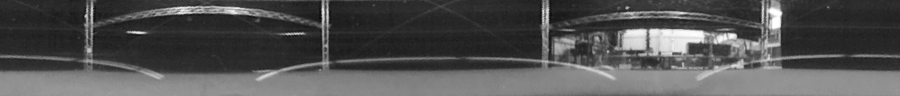
#> input picture data/20240319_01/0_rected.jpg, 1800 x 192 px (shown at 1/2 size); its folder holds only this picture in this run
$ python -i reclinear_rgb.py   (imports and definitions only)
#> lines starting #> are read from the running program, lines starting #| are printed output that depends on the picture
#> further down, picture is the input picture: shape (192, 1800, 3); min 0, max 255, mean 82.3
import cv2
import numpy as np
import pickle
import os

file_location = "/home/aoqiao/developer_dq/thesis_data/data_cyberzoo/20240403/20240403_095708"
dir_name = file_location.split("/")[-1]
output_location = f"./data/{dir_name}_rgb"

csv_location = file_location + "_rectilinear/data.csv"

def read_image(file_name):
    image_org = cv2.imread(file_name, cv2.IMREAD_COLOR)
    # image_gray = cv2.cvtColor(image_org, cv2.COLOR_BGR2GRAY)

    return image_org

def apply_mask(image_org, mask):
    image_masked = cv2.bitwise_and(image_org, image_org, mask=mask)
    return image_masked

def convert_image(image_masked, x, y, r):
    image_polar = cv2.linearPolar(image_masked, (x, y), r, cv2.WARP_FILL_OUTLIERS)

    return image_polar

def after_process(image_polar):
    image_rectilinear = cv2.rotate(image_polar, cv2.ROTATE_90_COUNTERCLOCKWISE)
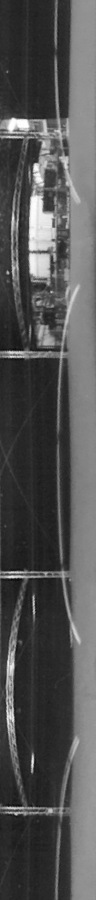
#> image_rectilinear: shape (1800, 192, 3) (shown at 1/2 size); min 0, max 255, mean 82.3
    image_flipped = np.flipud(image_rectilinear)
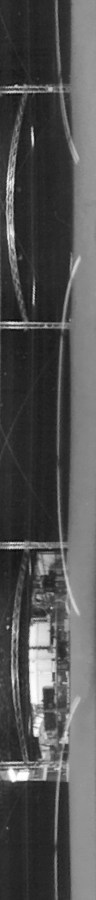
#> image_flipped: shape (1800, 192, 3) (shown at 1/2 size); min 0, max 255, mean 82.3
    # image_reshaped = cv2.resize(image_flipped[840:1450,:], (1800, 192))
    image_reshaped = cv2.resize(image_flipped[840:,:], (1800, 192))
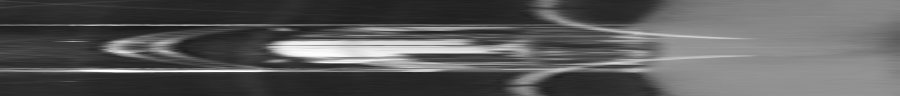
#> image_reshaped: shape (192, 1800, 3) (shown at 1/2 size); min 7, max 255, mean 90.3
    image_final = np.fliplr(image_reshaped)
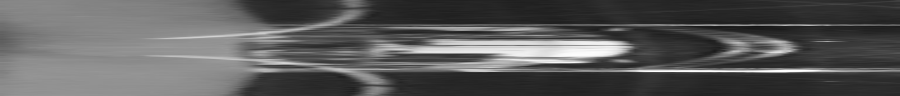
#> image_final: shape (192, 1800, 3) (shown at 1/2 size); min 7, max 255, mean 90.3

    image_final = cv2.resize(image_final[7:175, :], (1800,192))
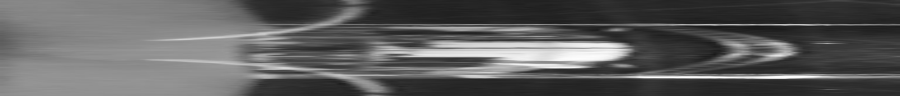
#> image_final: shape (192, 1800, 3) (shown at 1/2 size); min 16, max 255, mean 93.4

    return image_final

def get_gaze_angle(timestamp):
    # get gaze angle from the timestamp
    # return the gaze angle
    pass

def rotate_image(image_final):
    image_rotate = np.concatenate((image_final[:,450:], image_final[:,:450]), axis=1)
    return image_rotate


# read from pickle file
def get_mask():
    with open("./utils/mask.pkl", "rb") as f:
        mask_file = pickle.load(f)

    mask = mask_file['mask']
    x,y,r = mask_file['x'], mask_file['y'], mask_file['r']
    return mask, x, y, r


def rectilinear(file_name, output_location, file_id):
	mask, x, y, r = get_mask()

	print(file_name)
	image_gray = read_image(file_name)
	image_masked = apply_mask(image_gray, mask)
	image_polar = convert_image(image_masked, x, y, r)
	image_final = after_process(image_polar)
	image_rotate = rotate_image(image_final)
	file_idx = file_name.split('/')[-1].split('.')[0].split('_')[0]
	cv2.imwrite(output_location + f"{file_idx}" + f'_rgb_{file_id}' + ".jpg", image_rotate)

# [11 lines not run here, left out]


>>> import cv2
>>> picture = cv2.imread('../data/20240319_01/0_rected.jpg')
>>> result = after_process(picture)

$ run again, on data/20240319_01/10_rected.jpg
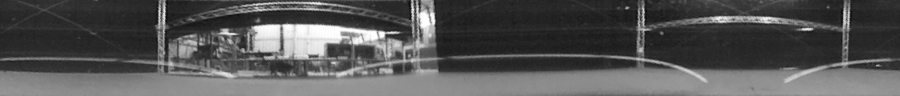
#> input picture data/20240319_01/10_rected.jpg, 1800 x 192 px (shown at 1/2 size)
#> picture is the input picture: shape (192, 1800, 3); min 0, max 255, mean 85.8
#> in after_process, `image_reshaped = cv2.resize(image_flipped[840:,:], (1800, 192))`:
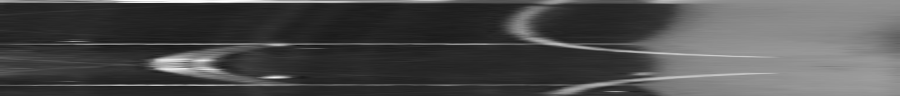
#> image_reshaped: shape (192, 1800, 3) (shown at 1/2 size); min 0, max 255, mean 76.1
#> in after_process, `image_final = cv2.resize(image_final[7:175, :], (1800,192))`:
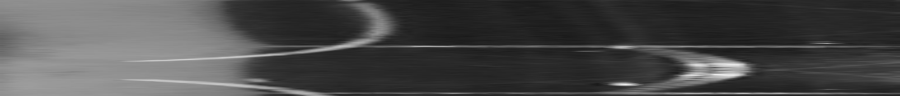
#> image_final: shape (192, 1800, 3) (shown at 1/2 size); min 2, max 242, mean 73.8

$ run again, on data/20240319_01/11_rected.jpg
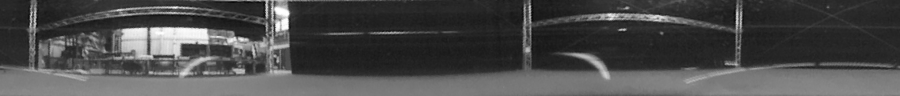
#> input picture data/20240319_01/11_rected.jpg, 1800 x 192 px (shown at 1/2 size)
#> picture is the input picture: shape (192, 1800, 3); min 0, max 255, mean 75.1
#> in after_process, `image_reshaped = cv2.resize(image_flipped[840:,:], (1800, 192))`:
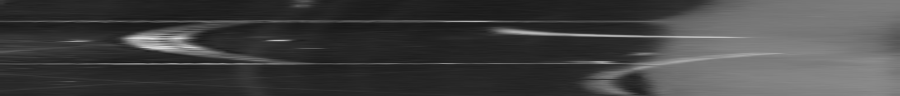
#> image_reshaped: shape (192, 1800, 3) (shown at 1/2 size); min 14, max 242, mean 65.6
#> in after_process, `image_final = cv2.resize(image_final[7:175, :], (1800,192))`:
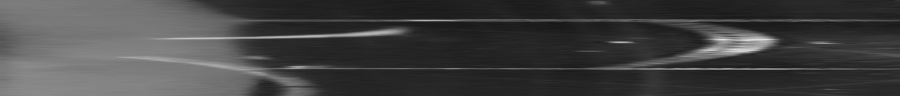
#> image_final: shape (192, 1800, 3) (shown at 1/2 size); min 20, max 239, mean 66.2

$ run again, on data/20240319_01/12_rected.jpg
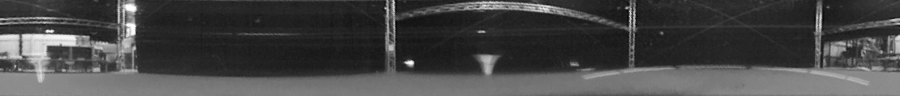
#> input picture data/20240319_01/12_rected.jpg, 1800 x 192 px (shown at 1/2 size)
#> picture is the input picture: shape (192, 1800, 3); min 0, max 255, mean 70.8
#> in after_process, `image_reshaped = cv2.resize(image_flipped[840:,:], (1800, 192))`:
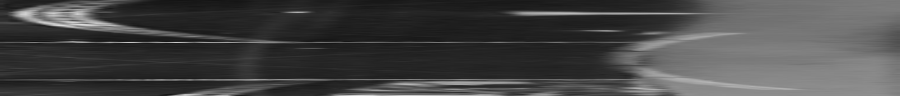
#> image_reshaped: shape (192, 1800, 3) (shown at 1/2 size); min 5, max 233, mean 69
#> in after_process, `image_final = cv2.resize(image_final[7:175, :], (1800,192))`:
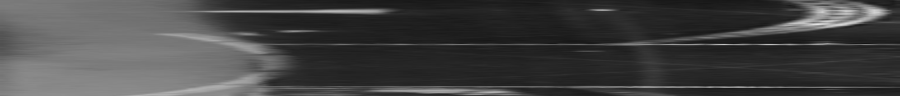
#> image_final: shape (192, 1800, 3) (shown at 1/2 size); min 13, max 232, mean 67.3
